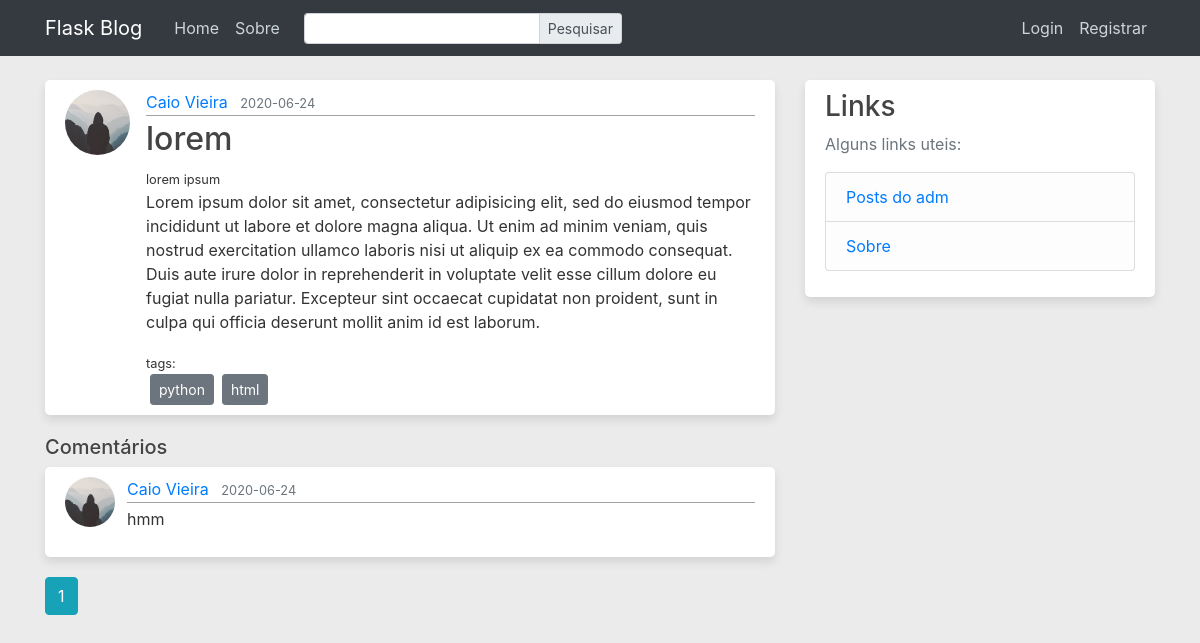
Screenshot of /post/2 with the database file from the repository.
### flaskblog/models.py (models this page shows, shortened)
class User(db.Model, UserMixin):
    id = db.Column(
        db.Integer,
        primary_key=True
    )
    username = db.Column(
        db.String(25),
        unique=True,
        nullable=False
    )
    email = db.Column(
        db.String(125),
        unique=True,
        nullable=False
    )
    image_file = db.Column(
        db.String(20),
        nullable=False,
        default='default.jpg'
    )
    password = db.Column(
        db.String(60),
        nullable=True
    )
    posts = db.relationship(
        'Post',
        backref='author',
        lazy=True
    )
    comments = db.relationship(
        'Comment',
        backref='author',
        lazy=True
    )

class Post(db.Model):
    id = db.Column(
        db.Integer,
        primary_key=True
    )
    title = db.Column(
        db.String(100),
        nullable=False
    )
    description = db.Column(db.String(200))
    date_posted = db.Column(
        db.DateTime,
        nullable=False,
        default=datetime.utcnow
    )
    content = db.Column(
        db.Text,
        nullable=False
    )
    tags = db.Column(
        db.String(30)
    )
    user_id = db.Column(
        db.Integer,
        db.ForeignKey('user.id'),
        nullable=False
    )
    comments = db.relationship(
        'Comment',
        backref='post',
        lazy=True
    )

class Comment(db.Model):
    id = db.Column(
        db.Integer,
        primary_key=True
    )
    date_posted = db.Column(
        db.DateTime,
        nullable=False,
        default=datetime.utcnow
    )
    content = db.Column(
        db.Text,
        nullable=False
    )
    user_id = db.Column(
        db.Integer,
        db.ForeignKey('user.id'),
        nullable=False
    )
    post_id = db.Column(
        db.Integer,
        db.ForeignKey('post.id'),
        nullable=False
    )

### flaskblog/posts/routes.py (the view, shortened to what this page needs)
@posts.route('/post/<int:post_id>', methods=['GET', 'POST'])
def post(post_id):
    page = request.args.get('page', 1, type=int)
    post = Post.query.get_or_404(post_id)
    comments = Comment.query\
        .filter_by(
            post=post
        )\
        .order_by(
            Comment.date_posted.desc()
        )\
        .paginate(
            per_page=6,
            page=page
        )
    form = CommentForm()
    return render_template(
        'post.html',
        title=post.title,
        post=post,
        form=form,
        comments=comments
    )

### flaskblog/main/forms.py
class SearchForm(FlaskForm):
    search_term = StringField('Pesquisar', validators=[DataRequired()])
    submit = SubmitField('Pesquisar')

### flaskblog/posts/forms.py
class CommentForm(FlaskForm):
    content = TextAreaField(
        'Novo comentário',
        validators=[
            DataRequired(),
            Length(max=200)
        ]
    )
    submit = SubmitField('Comentar')

### flaskblog/posts/routes.py (called while the page is built)
@posts.before_app_request
def before_request():
    g.search_form = SearchForm()
    if g.search_form.validate_on_submit():
        return redirect(
            url_for('main.search', tags=g.search_form.search_term.data.lower())
        )

### flaskblog/templates/post.html (shortened to what this page needs)
{% from 'layouts.html' import post_container %}
{% extends 'layout.html' %}
{% block content %}
{{ post_container(post=post, show_content=True) }}
<h5>Comentários</h5>
{% for comment in comments.items %}
<article class="media content-section">
    <img class="rounded-circle comment-img" src="{{ url_for('static', filename='profile_pics/' + comment.author.image_file) }}" alt="" />
    <div class="media-body">
        <div class="article-metadata">
            <a class="mr-2" href="{{ url_for('users.user_posts', username=comment.author.username) }}">{{ comment.author.username }}</a>
            <small class="text-muted">{{ comment.date_posted.strftime('%Y-%m-%d') }}</small>
        </div>
        <p class="article-content">{{ comment.content }}</p>
    </div>
</article>
{% endfor %}
{% for page_num in comments.iter_pages(left_edge=1, right_edge=1, left_current=1, right_current=2) %}
{% if page_num %}
{% if comments.page == page_num %}
<a class="btn btn-info mb-4" href="{{ url_for('posts.post', page=page_num, post_id=post.id) }}">{{ page_num }}</a>
{% else %}
<a class="btn btn-outline-info mb-4" href="{{ url_for('posts.post', page=page_num, post_id=post.id) }}">{{ page_num }}</a>
{% endif %}
{% else %}
...
{% endif %}
{% endfor %}
{% endblock content %}

### flaskblog/templates/layouts.html (shortened to what this page needs)
{% macro post_container(post, show_content=False) %}
<article class="media content-section">
    <img class="rounded-circle article-img" src="{{ url_for('static', filename='profile_pics/' + post.author.image_file) }}" alt="" />
    <div class="media-body">
        <div class="article-metadata">
            <a class="mr-2" href="{{ url_for('users.user_posts', username=post.author.username) }}">{{ post.author.username }}</a>
            <small class="text-muted">{{ post.date_posted.strftime('%Y-%m-%d') }}</small>
        </div>
        {% if show_content %}
        <h2 class="article-title">{{ post.title }}</h2>
        {% else %}
        <h2><a class="article-title" href="{{ url_for('posts.post', post_id=post.id) }}">{{ post.title }}</a></h2>
        {% endif %}
        <small class="article-content">{{ post.description }}</small>
        {% if show_content %}
        <p class="article-content">{{ post.content }}</p>
        {% endif %}
        {% if post.tags %}
        <small>tags:</small>
        <br>
        <div class="btn-group" role="group">
            {% for tag in post.tags.split(' ') %}
            <form action="{{ url_for('main.search', tags=tag) }}" class="ml-1 mr-1" >
                <button type="submit" class="btn btn-secondary btn-sm">{{ tag.lower() }}</button>
            </form>
            {% endfor %}
        </div>
        {% endif %}
    </div>
</article>
{% endmacro %}

### flaskblog/static/main.css (style rules this page uses)
body { background: #ebebeb; color: #333333; margin-top: 5rem; }
h1, h2, h3, h4, h5, h6 { color: #444444; }
.content-section { background: #ffffff; padding: 10px 20px; box-shadow: 0px 5px 10px 0px rgba(0, 0, 0, 0.1); border-radius: 5px; margin-bottom: 20px; }
.article-title { color: #444444; }
.article-content { white-space: pre-line; }
.article-img { height: 65px; width: 65px; margin-right: 16px; }
.comment-img { height: 50px; width: 50px; margin-right: 12px; }
.article-metadata { padding-bottom: 1px; margin-bottom: 4px; border-bottom: 1px solid #a1a1a1; }

### rows the page displays
User: image_file (placeholder picture), author.username "Caio Vieira"
Post: date_posted "2020-06-24", title "lorem", description "lorem ipsum", content "Lorem ipsum dolor sit amet, consectetur adipisicing elit, sed do eiusmod tempor incididunt ut labore et dolore magna aliqua. Ut enim ad minim veniam, quis nostrud exercitation ullamco laboris nisi ut aliquip ex ea commodo consequat. Duis aute irure dolor in reprehenderit in voluptate velit esse cillum dolore eu fugiat nulla pariatur. Excepteur sint occaecat cupidatat non proident, sunt in culpa qui officia deserunt mollit anim id est laborum."
Comment: image_file (placeholder picture), author.username "Caio Vieira", date_posted "2020-06-24", content "hmm"

### other values shown
{{ tag.lower() }} "python" "html"
{{ page_num }} "1"
